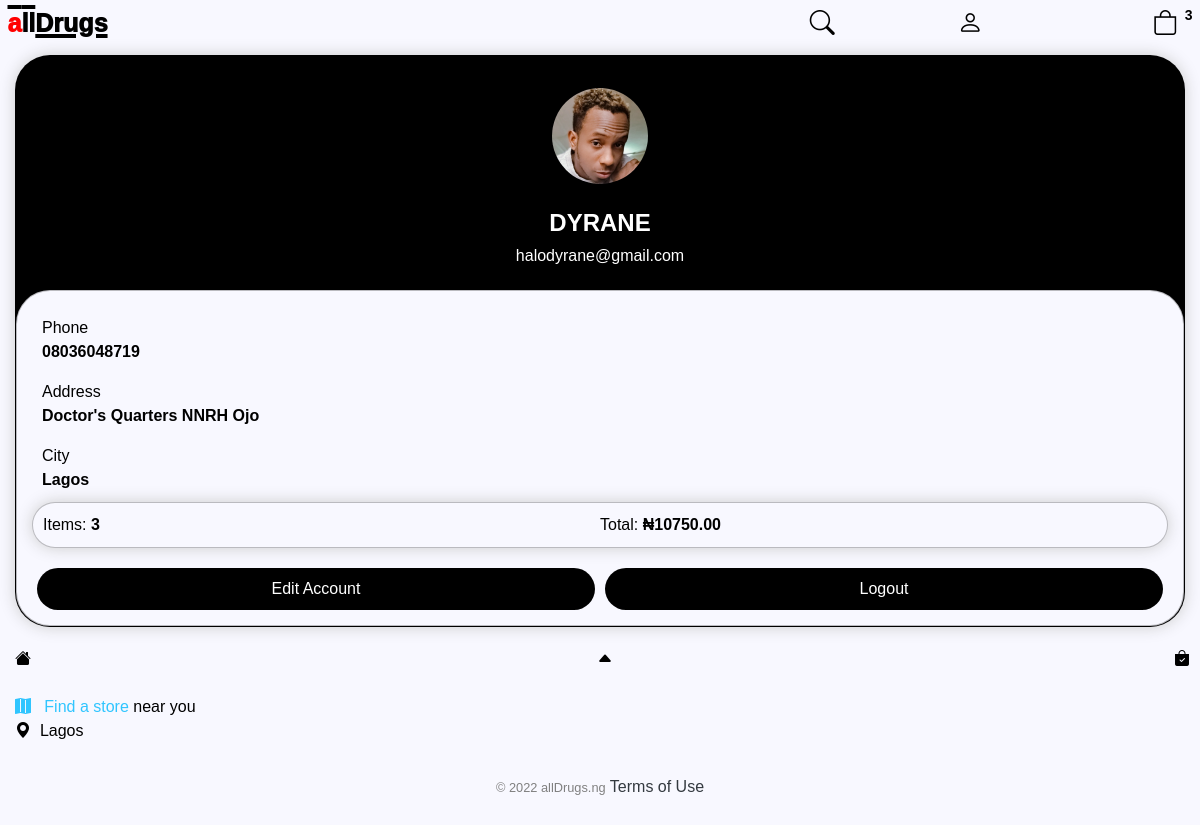
The app's page /account/ (signed in) with its own data.
### store/models.py (models this page shows, shortened)
class Customer(models.Model):
    user = models.OneToOneField(User, on_delete=models.CASCADE, null=True, blank=True)
    name = models.CharField(max_length=200, null=True)
    phone = PhoneField(blank=True, help_text='Contact phone number')
    email = models.CharField(max_length=200, null=True)
    image = models.ImageField(null=True, blank=True, default='user.png', upload_to='uploads/')
    color = ColorField(default='#FF0000',format="hexa", image_field="image")
    @property
    def imageURL(self):
        try:
            url = self.image.url
        except:
            url=''
        return url

class ShippingAddress(models.Model):
    customer = models.ForeignKey(Customer, on_delete=models.SET_NULL, null=True, blank=True)
    order = models.ForeignKey(Order, on_delete=models.SET_NULL, null=True, blank=True)
    address = models.CharField (max_length=200, null=False,default="nigeria")
    city = models.CharField (max_length=200, null=False)
    state = models.CharField (max_length=200, null=False)
    zipcode = models.CharField (max_length=200, null=False)
    date_added = models.DateTimeField(auto_now_add=True)

class Order(models.Model):
    customer = models.ForeignKey(Customer, on_delete=models.SET_NULL, null=True, blank=True)
    date_ordered = models.DateTimeField(auto_now_add=True)
    complete = models.BooleanField(default=False,null=True,  blank=False)
    transaction_id = models.CharField(max_length=200, null= True)
    @property
    def get_cart_total(self):
        orderitems = self.orderitem_set.all()
        total = sum([item.get_total for item in orderitems])
        return total
    @property
    def get_cart_items(self):
        orderitems = self.orderitem_set.all()
        total = sum([item.quantity for item in orderitems])
        return total

class OrderItem(models.Model):
    product = models.ForeignKey(Product, on_delete=models.SET_NULL, null=True, blank=True)
    order = models.ForeignKey(Order, on_delete=models.SET_NULL, null=True, blank=True)
    quantity = models.IntegerField(default=0,null=True,  blank=True)
    date_added = models.DateTimeField(auto_now_add=True)
    @property
    def get_total(self):
        total = self.product.price * self.quantity
        return total

class Product(models.Model):
    name = models.CharField(max_length=200, null=True,default="drug")
    drug_class = models.ManyToManyField(Category,default="analgesic")
    price = models.DecimalField(default=1000,max_digits=10, decimal_places=2)
    digital = models.BooleanField(default=False,null=True,  blank=False)
    image = models.ImageField(null=True, blank=True, default='sample.png', upload_to='uploads/')
    form = models.CharField (max_length=200,null=True,blank=True,default='Tablet',choices=dosage_form)
    dosage = models.CharField (max_length=200,blank=True,null=True,default="100mg")
    indication = models.TextField (max_length=2000,blank=True, null=True,default="ailment")
    prescription = models.CharField(max_length=1000,blank=True,null=True,default="daily")
    color = ColorField(default='#FF0000',format="hexa", image_field="image")
    views = models.IntegerField(default=0)
    liked = models.ManyToManyField(Customer, default=None, blank= True,  related_name = 'liked')

### store/views.py (the view)
def account(request):
	data = cartData(request)
	cartItems = data['cartItems']
	order = data['order']
	items = data['items']
	user = request.user.customer
	try:
	    ship = ShippingAddress.objects.get(customer= user, order = order)
	except ShippingAddress.DoesNotExist:
	    ship = None
	context = {'items':items, 'user':user, 'order':order, 'cartItems':cartItems, 'ship':ship }
	return render(request, 'store/account.html', context)

### store/utils.py (called while the page is built)
def cartData(request):
	if request.user.is_authenticated:
		customer = request.user.customer
		order, created = Order.objects.get_or_create(customer=customer, complete=False)
		items = order.orderitem_set.all()
		cartItems = order.get_cart_items
	else:
		cookieData = cookieCart(request)
		cartItems = cookieData['cartItems']
		order = cookieData['order']
		items = cookieData['items']
	return {'cartItems':cartItems ,'order':order, 'items':items}

### store/templates/store/account.html (shortened to what this page needs)
{% extends "store/main.html" %}
{% load static %}
{% block content %}
<div class="row">
    <div class="col-lg-12 text-center">
        <div id="profile" class="box-element"style="">
            <img style="width:100px; length:100px;border:2px solid;border-radius:50%; margin:15px" src="{{user.imageURL}}">
            <h4>
                <strong style="text-transform:uppercase;">
                    {{user.name}}
                </strong>
            </h4>
            <h6 style="">
                {{user.email}}
            </h6>
            <div style="padding:15px;margin: 25px 0px 0px 0px;box-shadow:none;border-radius:34px;"id="" class="box-element">
                <div style="margin:10px"class="contact text-left">
                    <div style="display:flex; justify-content:space-between; flex-direction:column;" class="phone">
                        <section style="flex:50%">
                            Phone
                        </section>
                        <section style="flex:50%">
                            <strong>
                                {{user.phone}}
                            </strong>
                        </section>
                    </div>
                    <div style="display:flex ;justify-content:space-between; flex-direction:column;" class="address">
                        <section style="flex:50%">
                            Address
                        </section>
                        <section style="flex:50%">
                            <strong>
                                {{ship.address}}
                            </strong>
                        </section>
                    </div>
                    <div style="display:flex justify-content:space-between; flex-direction:column;" class="city">
                        <section style="flex:50%">
                            City
                        </section>
                        <section style="flex:50%">
                            <strong>
                                {{ship.city}}
                            </strong>
                        </section>
                    </div>
                </div>
                <div class="cart box-element">
                    <div style="display:flex">
                        <div style="flex:1;display:flex"class="">
                            <section style="text-align:center">
                                Items:
                            </section>
                            <section>
                                <strong>
                                    &nbsp;{{order.get_cart_items}}
                                </strong>
                            </section>
                        </div>
                        <div style="flex:1;display:flex"class="">
                            <section>
                                Total:
                            </section>
                            <section>
                                <strong>
                                    &nbsp;₦{{order.get_cart_total|floatformat:2}}
                                </strong>
                            </section>
                        </div>
                    </div>
                </div>
                <div style="display:flex">
                    <button style="margin:20px 5px 0px 5px;border:none; border-radius:30px;padding:8px;"class="btn-block profile-btn-a"
                        onclick="window.location.href='{% url 'edit_account' user.id %}'">
                        Edit Account
                    </button>
                    <form style="margin:20px 5px 0px 5px; border:none; border-radius:30px;padding:8px;"class="btn-block profile-btn-b" method="POST" action="{% url 'logout' %}">
                        <input
                        type="submit"
                        style="background:none;color:white;border:none"
                        value="Logout"
                        />
                    </form>
                </div>
            </div>
        </div>
    </div>
</div>
{% endblock content %}

### static/css/main.css (style rules this page uses)
body { background-color: #f8f8ff!important; font-weight: 400; font-family:'Choco cooky',reross-quadratic, sans-serif; color: #000; font-style: normal; padding:0px; margin:0px; overflow: scroll; }
h1,h2,h3,h4,h5,h6 { color: #000; }
.box-element { box-shadow: hsl(0, 0%, 80%) 0 0 16px; background-color: #f8f8ff; border: .2px solid rgba(0,0,0,0.25); padding: 10px; width:100%; }
.col-lg-4, .col-lg-6, .col-lg-8, .col-lg-12 { margin-top: 10px; }
#profile { background:#000; padding:15px 0px 0px 0px; border-radius: 35px; }
#profile h4, #profile h6 { color: white; }
.profile-btn-b, .profile-btn-a { background: #000; color: white; }
.cart { border-radius:25px; }
.row { width:100%; margin:0px; padding: 0px; }

### static/css/main_dark.css (style rules this page uses)
body { background-color: rgb(37,37,37,1)!important; font-weight: 400; font-family: 'Choco cooky',reross-quadratic, sans-serif; color: white; font-style: normal; margin:0px; padding:0px; }
h1,h2,h3,h4,h5,h6 { color: white; }
.box-element { box-shadow: hsl(0, 0%, 20%) 0 0 16px; background-color: #070700; border-radius: 20px; padding: 10px; }
.col-lg-4, .col-lg-6, .col-lg-8, .col-lg-12 { margin-top: 10px; }
#profile { background:#f8f8ff; padding:15px 0px 0px 0px; border-radius: 35px; }
#profile h4, #profile h6 { color: #070606; }
.profile-btn-b, .profile-btn-a { background: #f8f8ff; color: #070606; }
.cart { border-radius:25px; }
.row { width:100%; margin:0px; padding: 0px; }

### records on screen
Customer: imageURL (picture), name "DYRANE", email "halodyrane@gmail.com", phone "08036048719"
ShippingAddress: address "Doctor's Quarters NNRH Ojo", city "Lagos"
Order: get_cart_items "3", get_cart_total "10750.00"

### other values on screen
{{ cartItems }} "3"
